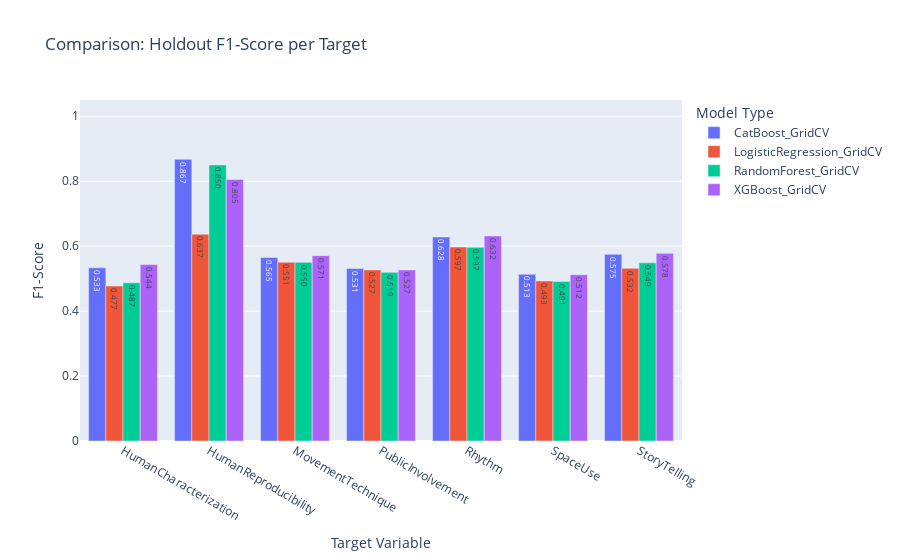
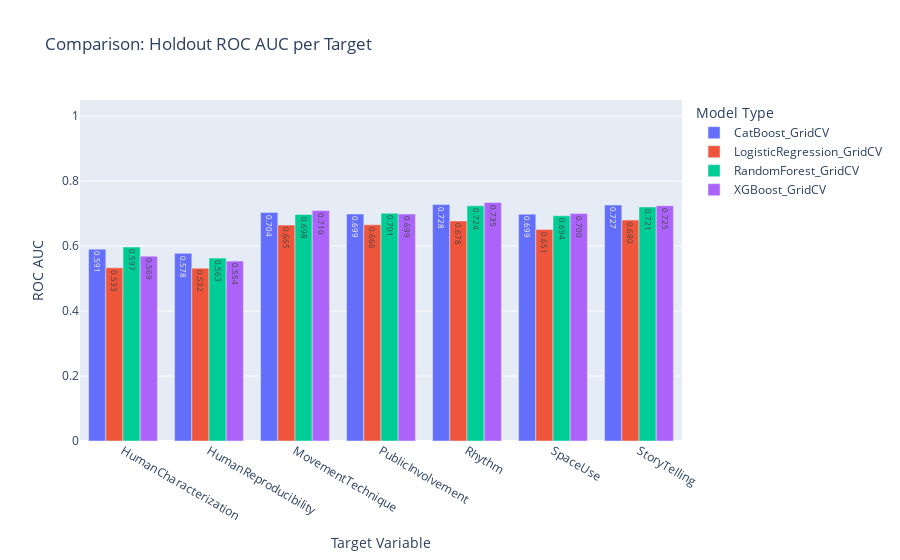

The code cell stored with these charts, in order, in its notebook:
### Code cell
# CELL FINAL: Results Compilation and Plotting
import plotly.graph_objects as go
import pandas as pd
import numpy as np
import os
import joblib

print("\n--- Final Model Comparison: Compilation and Plotting Stage ---")

if 'RESULTS_FILE_PATH' not in globals(): 
    BASE_DIR = "." 
    RESULTS_FILE_PATH = os.path.join(BASE_DIR, "all_models_results_persistent.joblib")
    # Define other necessary globals if missing
    SAVED_OVERALL_BEST_MODELS_DIR = os.path.join(BASE_DIR, "saved_overall_best_models") # Used in next cell
    PRIMARY_METRIC_NAME = 'f1' 
    SCORING_FOR_SKLEARN_CV_METHODS = { # Used to iterate cv_mean_metrics keys
         'roc_auc': 'roc_auc', 'f1': 'f1', 'precision': 'precision', 'recall': 'recall'
    }
    print("Warning: Key global variables (e.g., RESULTS_FILE_PATH) not found, using defaults. Run CELL 0 for proper setup.")


if 'all_models_results' not in globals() or not all_models_results:
    print("Attempting to load `all_models_results` from disk...")
    try:
        all_models_results = joblib.load(RESULTS_FILE_PATH)
        print("Successfully loaded `all_models_results`.")
    except FileNotFoundError:
        print(f"ERROR: `all_models_results` not found at {RESULTS_FILE_PATH}. Please run previous model training cells.")
        all_models_results = {} 
    except Exception as e:
        print(f"ERROR loading `all_models_results`: {e}. Please run previous model training cells.")
        all_models_results = {}

comparison_data_list = []
if not all_models_results:
    print("`all_models_results` is not populated. Cannot compile comparison data.")
else:
    model_types_processed = sorted(list(all_models_results.keys())) 
    for model_type_key in model_types_processed:
        if model_type_key in all_models_results: 
            
            sorted_target_names = sorted(list(all_models_results[model_type_key].keys()))
            for target_name_original in sorted_target_names: 
                results_dict = all_models_results[model_type_key][target_name_original]
                if isinstance(results_dict, dict) and \
                   results_dict.get('status', '').startswith('Completed') and \
                   'holdout_set_metrics' in results_dict:
                    
                    holdout_metrics = results_dict['holdout_set_metrics']
                    train_metrics = results_dict.get('train_set_metrics', {})
                    cv_metrics = results_dict.get('cv_mean_metrics', {}) 
                    
                    display_target_name = target_name_original.replace("EvaluationChoreography", "")
                    if not display_target_name: display_target_name = target_name_original

                    cv_f1_mean = cv_metrics.get(PRIMARY_METRIC_NAME, {}).get('mean', np.nan)
                    cv_f1_std = cv_metrics.get(PRIMARY_METRIC_NAME, {}).get('std', np.nan)
                    cv_auc_mean = cv_metrics.get('roc_auc', {}).get('mean', np.nan)
                    cv_auc_std = cv_metrics.get('roc_auc', {}).get('std', np.nan)

                    comparison_data_list.append({
                        'Target': display_target_name, 
                        'Original Target Name': target_name_original, 
                        'Model Type': model_type_key,
                        'Holdout F1': holdout_metrics.get('f1', np.nan),
                        'Holdout AUC': holdout_metrics.get('roc_auc', np.nan),
                        'Holdout Precision': holdout_metrics.get('precision', np.nan),
                        'Holdout Recall': holdout_metrics.get('recall', np.nan),
                        'Train F1': train_metrics.get('f1', np.nan),
                        'Train AUC': train_metrics.get('roc_auc', np.nan),
                        'CV F1 Mean': cv_f1_mean,
                        'CV F1 Std': cv_f1_std,
                        'CV AUC Mean': cv_auc_mean,
                        'CV AUC Std': cv_auc_std,
                        'Saved Tuned Path': results_dict.get('saved_tuned_model_path', 'N/A'),
                    })

if not comparison_data_list:
    print("No completed model results found to compile or plot.")
    comparison_df = pd.DataFrame() 
else:
    comparison_df = pd.DataFrame(comparison_data_list)

    comparison_df = comparison_df.sort_values(by=['Target', 'Model Type'], ascending=[True, True])

    print("\n--- Overall Performance Summary (Holdout Set) ---")
 
    display_columns = ['Target', 'Model Type', 'Holdout F1', 'Holdout AUC', 'CV F1 Mean', 'CV F1 Std', 'CV AUC Mean', 'CV AUC Std']
    
    display_columns = [col for col in display_columns if col in comparison_df.columns]
    print(comparison_df[display_columns].to_string(float_format="%.4f"))

    # --- Plotting ---
    unique_targets_for_plot = sorted(comparison_df['Target'].unique())

    model_types_for_plot = sorted(comparison_df['Model Type'].unique()) 

    for metric_to_plot_label, metric_column_name in [('F1-Score', 'Holdout F1'), ('ROC AUC', 'Holdout AUC')]:
        fig = go.Figure()
        for mt_key in model_types_for_plot: # Iterate in sorted order
            model_type_data = comparison_df[comparison_df['Model Type'] == mt_key]
            if model_type_data.empty: continue
            

            plot_data_for_model = model_type_data.set_index('Target').reindex(unique_targets_for_plot)
            metric_values = plot_data_for_model[metric_column_name].tolist()
            
            fig.add_trace(go.Bar(name=mt_key, x=unique_targets_for_plot, y=metric_values,
                                 text=[f'{v:.3f}' if not pd.isna(v) else "N/A" for v in metric_values],
                                 textposition='auto'))
        fig.update_layout(
            title_text=f'Comparison: Holdout {metric_to_plot_label} per Target',
            xaxis_title='Target Variable', yaxis_title=metric_to_plot_label,
            barmode='group', legend_title_text='Model Type', 
            yaxis_range=[0, max(1.05, comparison_df[metric_column_name].max() * 1.1 if comparison_df[metric_column_name].notna().any() else 1.05) ] # Dynamic y-axis
        )
        fig.show()

print(f"\nCELL FINAL_A COMPLETED. `comparison_df` is ready with {len(comparison_df)} entries.")
print("Proceed to the next cell for interactive model selection.\n" + "="*50 + "\n")

### Figure 1 — Plotly figure (JSON) as saved in the notebook; plotly's stock layout.template omitted (floating-point values rounded to 4 significant figures)
{"data": [{"name": "CatBoost_GridCV", "text": ["0.533", "0.867", "0.565", "0.531", "0.628", "0.513", "0.575"], "textposition": "auto", "type": "bar", "x": ["HumanCharacterization", "HumanReproducibility", "MovementTechnique", "PublicInvolvement", "Rhythm", "SpaceUse", "StoryTelling"], "y": [0.5332, 0.8674, 0.5647, 0.531, 0.6281, 0.5134, 0.5747]}, {"name": "LogisticRegression_GridCV", "text": ["0.477", "0.637", "0.551", "0.527", "0.597", "0.493", "0.532"], "textposition": "auto", "type": "bar", "x": ["HumanCharacterization", "HumanReproducibility", "MovementTechnique", "PublicInvolvement", "Rhythm", "SpaceUse", "StoryTelling"], "y": [0.4773, 0.6368, 0.5506, 0.5267, 0.5973, 0.4927, 0.5316]}, {"name": "RandomForest_GridCV", "text": ["0.487", "0.850", "0.550", "0.519", "0.597", "0.491", "0.549"], "textposition": "auto", "type": "bar", "x": ["HumanCharacterization", "HumanReproducibility", "MovementTechnique", "PublicInvolvement", "Rhythm", "SpaceUse", "StoryTelling"], "y": [0.4873, 0.8502, 0.5501, 0.5192, 0.5966, 0.4915, 0.5489]}, {"name": "XGBoost_GridCV", "text": ["0.544", "0.805", "0.571", "0.527", "0.632", "0.512", "0.578"], "textposition": "auto", "type": "bar", "x": ["HumanCharacterization", "HumanReproducibility", "MovementTechnique", "PublicInvolvement", "Rhythm", "SpaceUse", "StoryTelling"], "y": [0.5437, 0.8052, 0.5708, 0.5267, 0.6315, 0.5121, 0.5778]}], "layout": {"barmode": "group", "legend": {"title": {"text": "Model Type"}}, "title": {"text": "Comparison: Holdout F1-Score per Target"}, "xaxis": {"title": {"text": "Target Variable"}}, "yaxis": {"range": [0, 1.05], "title": {"text": "F1-Score"}}}}

### Figure 2 — Plotly figure (JSON) as saved in the notebook; plotly's stock layout.template omitted (floating-point values rounded to 4 significant figures)
{"data": [{"name": "CatBoost_GridCV", "text": ["0.591", "0.578", "0.704", "0.699", "0.728", "0.699", "0.727"], "textposition": "auto", "type": "bar", "x": ["HumanCharacterization", "HumanReproducibility", "MovementTechnique", "PublicInvolvement", "Rhythm", "SpaceUse", "StoryTelling"], "y": [0.5907, 0.5779, 0.7039, 0.6989, 0.728, 0.6985, 0.7266]}, {"name": "LogisticRegression_GridCV", "text": ["0.533", "0.532", "0.665", "0.666", "0.678", "0.651", "0.680"], "textposition": "auto", "type": "bar", "x": ["HumanCharacterization", "HumanReproducibility", "MovementTechnique", "PublicInvolvement", "Rhythm", "SpaceUse", "StoryTelling"], "y": [0.5334, 0.5321, 0.6648, 0.6658, 0.6776, 0.651, 0.6802]}, {"name": "RandomForest_GridCV", "text": ["0.597", "0.563", "0.698", "0.701", "0.724", "0.694", "0.721"], "textposition": "auto", "type": "bar", "x": ["HumanCharacterization", "HumanReproducibility", "MovementTechnique", "PublicInvolvement", "Rhythm", "SpaceUse", "StoryTelling"], "y": [0.5972, 0.5631, 0.6977, 0.7014, 0.7243, 0.6935, 0.7206]}, {"name": "XGBoost_GridCV", "text": ["0.569", "0.554", "0.710", "0.699", "0.735", "0.700", "0.725"], "textposition": "auto", "type": "bar", "x": ["HumanCharacterization", "HumanReproducibility", "MovementTechnique", "PublicInvolvement", "Rhythm", "SpaceUse", "StoryTelling"], "y": [0.5692, 0.5539, 0.7097, 0.6988, 0.7345, 0.7002, 0.7246]}], "layout": {"barmode": "group", "legend": {"title": {"text": "Model Type"}}, "title": {"text": "Comparison: Holdout ROC AUC per Target"}, "xaxis": {"title": {"text": "Target Variable"}}, "yaxis": {"range": [0, 1.05], "title": {"text": "ROC AUC"}}}}
